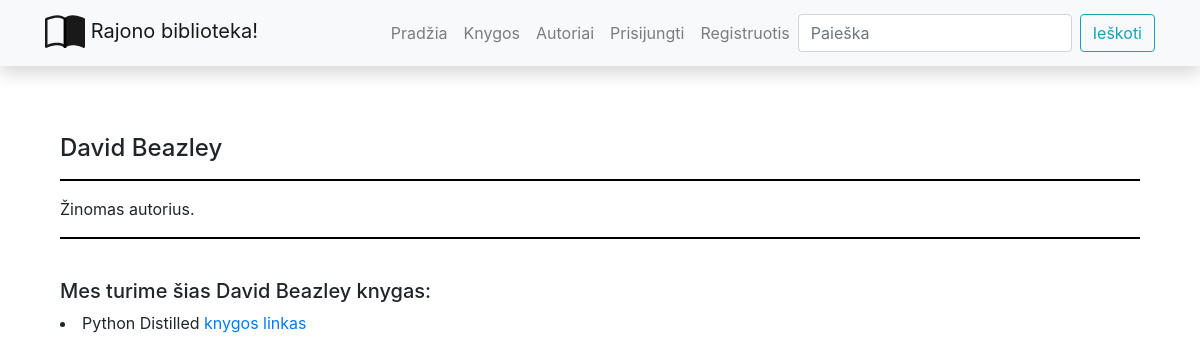
The app's page /library/authors/2, older data.
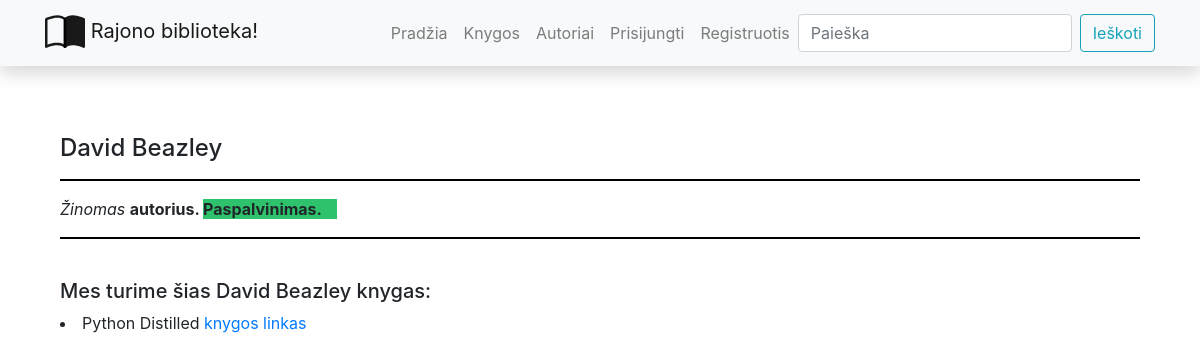
The same page, newer data.
### library/models.py (models this page shows, shortened)
class Author(models.Model):
    first_name = models.CharField("Vardas", max_length=100)
    last_name = models.CharField("Pavarde", max_length=100)
    description = HTMLField()
    class Meta:
        ordering = ["last_name", "first_name"]
    def display_books(self):
        return ", ".join(book.title for book in self.books.all()[:3])
    display_books.short_description = "Knygos"

### library/views.py (the view)
# urls.py: path("authors/<int:author_id>", views.author_func, name="author_link"),
def author_func(request, author_id):
    single_author = get_object_or_404(Author, pk=author_id)
    return render(request, "author.html", {"author_kint_key": single_author})

### library/templates/author.html
{% extends "base.html" %}
{% block content %}
    <div class="container author">
        <h4>{{ author_kint_key.first_name }} {{ author_kint_key.last_name }}</h4>
        <hr>
        <p>{{ author_kint_key.description | safe }}</p>
        <hr>
        <br>
        <h5>Mes turime šias {{ author_kint_key.first_name }}
            {{ author_kint_key.last_name }} knygas:</h5>
        {% for i in author_kint_key.books.all %}
            <li>{{ i.title }} <a href="{% url 'book-detail' i.id %}">knygos linkas</a></li>
        {% endfor %}
    </div>
{% endblock %}

Row changes from the older to the newer data that the page shows:
changed Author "David": description "Žinomas autorius." → "Žinomas autorius. Paspalvinimas."
